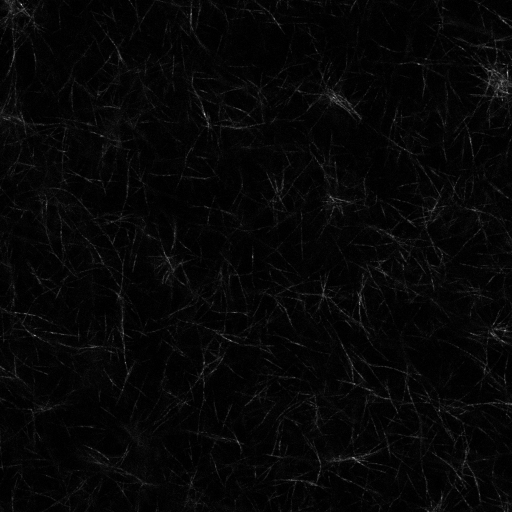
#> input picture Tutorial/ArtificialData/CreateData/RT+37C_pore_size_B03_G002_0001_0001_C003Z045.tif, 1024 x 1024 px (shown at 1/2 size)
$ python 'create artificial.py'
#> lines starting #> are read from the running program, lines starting #| are printed output that depends on the picture
# -*- coding: utf-8 -*-
"""
Created on Mon Nov 30 14:02:06 2020

@author: david
"""
import numpy as np
import matplotlib.pyplot as plt

# [6 lines of commented-out code are left out]


from PIL import Image
for t in range(10):
    i0 = (Image.open(r"RT+37C_pore_size_B03_G002_0001_0001_C003Z045.tif"))  #ode  #1024 1024
#> i0 is the input picture: PIL image 1024x1024 I;16; min 304, max 3326, mean 386.4

    im = np.random.uniform(0,np.max(i0), (1024,1024)).astype(np.uint16)
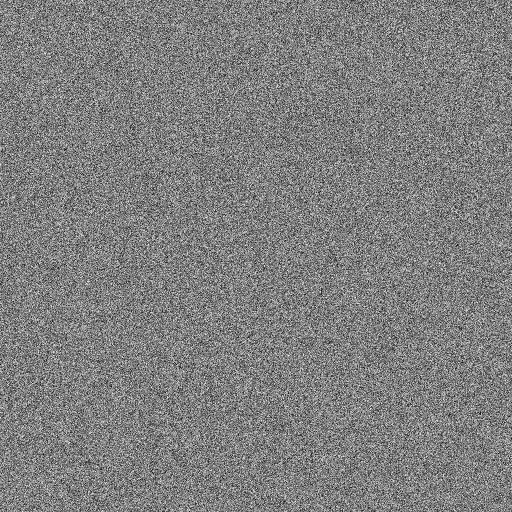
#> im: shape (1024, 1024) uint16 (shown at 1/2 size); min 0, max 3325, mean 1663.8; drawn with min black and max white

    Image.fromarray(im).save(fr"Noise\rand{t}.tif")
